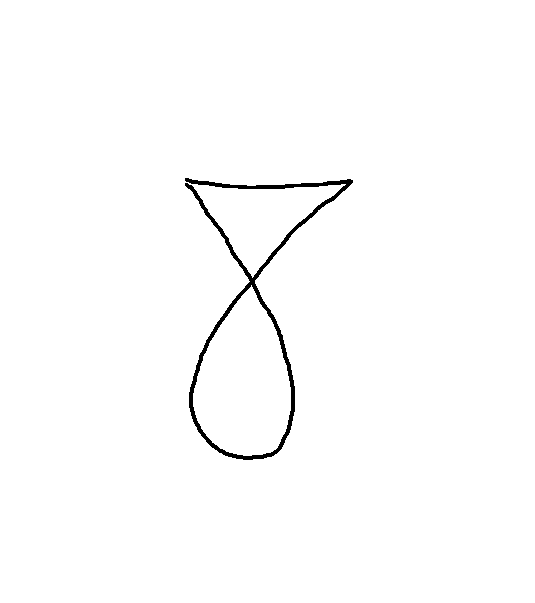
#> input picture number.png, 535 x 603 px
$ python hough.py
#> lines starting #> are read from the running program, lines starting #| are printed output that depends on the picture; after the words box and inside, x2 and y2 are one past the last pixel; in counts of white or black regions, pixels touching at a corner belong together
#> further down, img is the input picture: shape (603, 535, 3); 98.9% white; 1 black region, box (x1, y1, x2, y2) and area: (185, 178, 353, 460) 3402
#! /usr/bin/env python3

import cv2 as cv
import numpy as np


def hough(image):
    gray = cv.cvtColor(image, cv.COLOR_BGR2GRAY)
    edges = cv.Canny(gray, 50, 150, apertureSize=3)
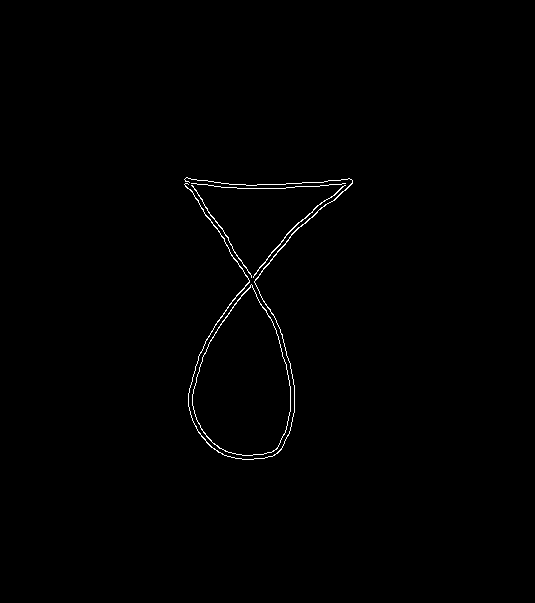
#> edges: shape (603, 535); 0.57% white in thin lines or dots, all inside (x1, y1, x2, y2) = (184, 177, 353, 460)
    min_line_length = 100
    max_line_gap = 10
    lines = cv.HoughLinesP(edges, 1, np.pi / 180, 100, min_line_length, max_line_gap)
#> lines = [[278, 251, 290, 237]]

    res = []
    lines = list(lines)
#> lines = [[[278, 251, 290, 237]]]
    for line in lines:
        for element in line:
            for i in element:
                res.append(i)
#> this loop made 1 pass
#> after the loop, res = [278, 251, 290, 237]

    return res


def multiple_hough(images):
    hough_all = []
    for element in images:
        for image in element:
            hough_all.append(hough(image))

    return hough_all


if __name__ == '__main__':
    img = cv.imread('../number.png')

    print(hough(img))
#| [278, 251, 290, 237]
